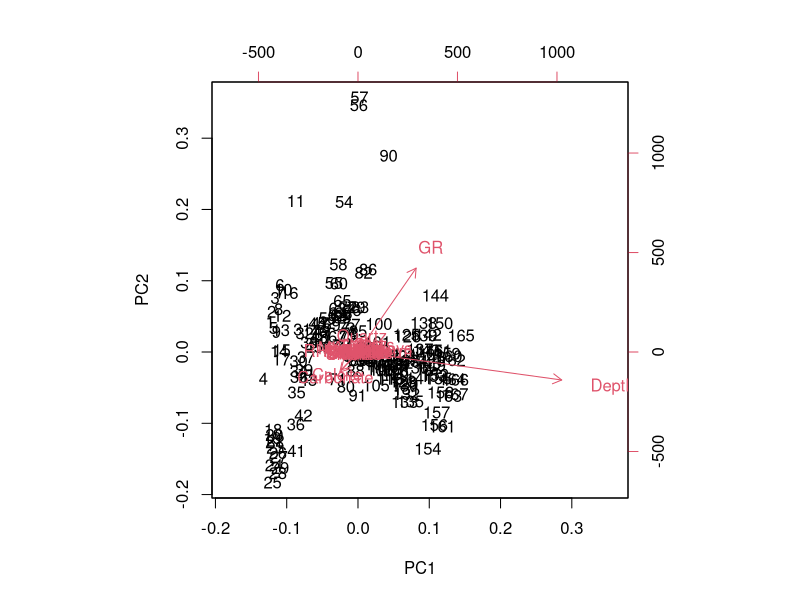

Source code (R): (Note: this script raises an error after producing the figure.)
#Select core data (PCA)
rawdata = read.csv("Data.csv", header = TRUE)
library(kohonen)
attach(rawdata)
rawdata
pca_rawdata = prcomp(rawdata)
pca_print = pca_rawdata$rotation
pca_print
write.csv(pca_print, "pca_print.csv")
biplot(pca_rawdata)

#Reduced(Selected) core data
coredata = read.csv("Data_selected.csv", header = TRUE)
attach(coredata)
coredata

#Scale core data
coredata_scale = as.matrix(scale(coredata))

#SOM analysis of core data
som_grid = somgrid(xdim = 8, ydim = 8, topo = "hexagonal")
som_model = som(coredata_scale, grid = som_grid, rlen = 500, alpha = c(0.05, 0.01), keep.data = TRUE, n.hood = "circular")

plot(som_model, type = "count")
plot(som_model, type = "changes")
plot(som_model, type = "dist.neighbours")

#Determine number of clusters - compare properties
par(mfrow = c(3,3))
plot(som_model, type = "property", property = som_model$codes[,1], main = names(som_model$data)[1])
plot(som_model, type = "property", property = som_model$codes[,2], main = names(som_model$data)[2])
plot(som_model, type = "property", property = som_model$codes[,3], main = names(som_model$data)[3])
plot(som_model, type = "property", property = som_model$codes[,4], main = names(som_model$data)[4])
plot(som_model, type = "property", property = som_model$codes[,5], main = names(som_model$data)[5])
plot(som_model, type = "property", property = som_model$codes[,6], main = names(som_model$data)[6])
plot(som_model, type = "property", property = som_model$codes[,7], main = names(som_model$data)[7])
plot(som_model, type = "property", property = som_model$codes[,8], main = names(som_model$data)[8])

#Determine number of cluster - compare wss & bss
wss = (nrow(coredata)-1)*sum(apply(coredata,2,var)) 
for (i in 2:15) {
  wss[i] = sum(kmeans(coredata, centers=i)$withinss)
}

bss = (nrow(coredata)-1)*sum(apply(coredata,2,var)) 
for (i in 2:15) {
  bss[i] = sum(kmeans(coredata, centers=i)$betweenss)
}

plot(wss)
points(bss)
mtext("bss", side = 4)
axis(side = 4, labels = TRUE)

#Compute clusters
som_cluster = cutree(hclust(dist(som_model$codes)), 4)

#Visualize clusters
color_palette = c("#1f77b4", '#ff7f0e', '#2ca02c', '#d62728', '#9467bd', '#8c564b', '#e377c2')
plot(som_model, type="codes", bgcol = color_palette[som_cluster], main = "Clusters")
add.cluster.boundaries(som_model, som_cluster)

#Petrofacies
som_cluster

output = som_model$codes
facies_output = cbind(output, som_cluster)
cluster1 = subset(facies_output, som_cluster == 1)
cluster2 = subset(facies_output, som_cluster == 2)
cluster3 = subset(facies_output, som_cluster == 3)
cluster4 = subset(facies_output, som_cluster == 4)

summary(cluster1)
summary(cluster2)
summary(cluster3)
summary(cluster4)

write.csv(facies_output, "facies_output.csv")


#Import new test data for Prediction
newdata = read.csv("Data_predict.csv", header = TRUE)
attach(newdata)
newdata
newdata_scale = as.matrix(scale(newdata))

#Predict new test data
som_predict = predict(som_model, newdata = newdata_scale, trainY = coredata_scale)
som_predict

#Petrofacies of new test data - compare the grid to the original clusters
som_predict_grid = som_predict$unit.classif
facies_output_new = cbind(newdata_scale,som_predict_grid)
facies_output_new

write.csv(facies_output_new, "facies_output_new.csv")
